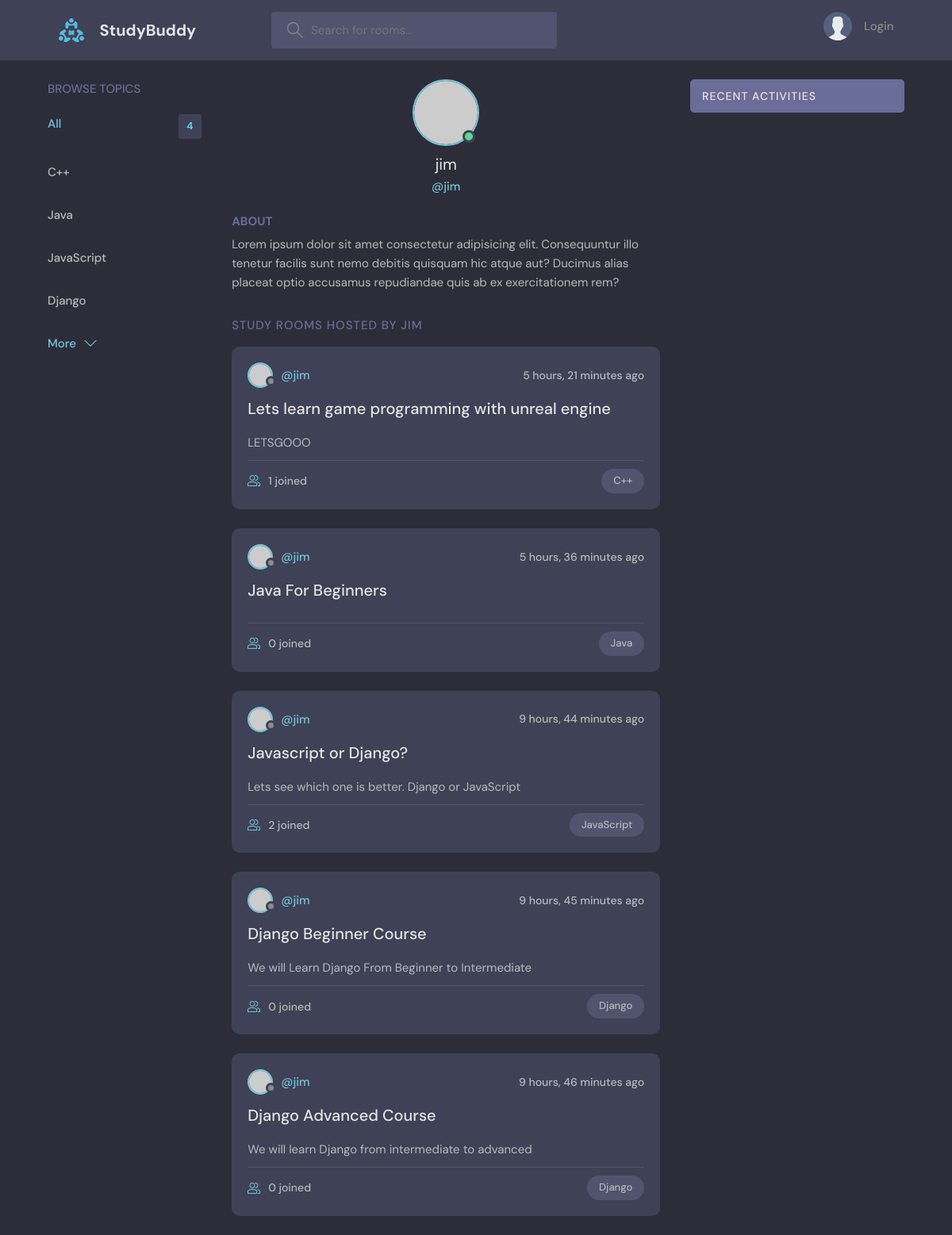
Screenshot of /profile/6/ with the database file from the repository.
### base/models.py (models this page shows, shortened)
class Topic(models.Model):
    name = models.CharField(max_length=200)

class Room(models.Model):
    host = models.ForeignKey(User, on_delete=models.SET_NULL, null=True)
    topic = models.ForeignKey(Topic, on_delete=models.SET_NULL, null=True)
    name = models.CharField(max_length=50)
    description = models.TextField(max_length=50, null=True, blank=True)
    participants = models.ManyToManyField(User, related_name="participants", blank=True)
    updated = models.DateTimeField(auto_now=True)
    created = models.DateTimeField(auto_now_add=True)
    class Meta:
        ordering = ["-updated", "-created"]

### base/views.py (the view)
# urls.py: path("profile/<str:pk>/", views.userProfile, name="user-profile"),
def userProfile(request, pk):
    q = request.GET.get("q") if request.GET.get("q") != None else ""
    user = User.objects.get(id=pk)
    rooms = user.room_set.filter(topic__name__icontains=q)  # type: ignore
    room_messages = user.message_set.filter(  # type: ignore
        Q(room__topic__name__icontains=q)
        | Q(room__name__icontains=q)
        | Q(user__username__icontains=q)
    )
    t = []
    for n in user.room_set.all():  # type: ignore
        if n.topic.name not in t:
            t.append(n.topic.name)
    room_topics_count = len(t)
    context = {
        "user": user,
        "rooms": rooms,
        "room_messages": room_messages,
        "room_topics_count": room_topics_count,
        "room_topics_names": t,
    }
    return render(request, "base/profile.html", context)

### base/templates/base/profile.html (shortened to what this page needs)
{% extends 'main.html' %}
{% block content %}
  <main class="profile-page layout layout--3">
    <div class="container">
      {% include "base/topics_component.html" %}
      <div class="roomList">
        <div class="profile">
          <div class="profile__avatar">
            <div class="avatar avatar--large active">
              <img src="https://randomuser.me/api/portraits/men/11.jpg" />
            </div>
          </div>
          <div class="profile__info">
            <h3>{{user.username}}</h3>
            <p>@{{user.username}}</p>
          </div>
          <div class="profile__about">
            <h3>About</h3>
            <p>
              Lorem ipsum dolor sit amet consectetur adipisicing elit. Consequuntur illo tenetur
              facilis sunt nemo debitis quisquam hic atque aut? Ducimus alias placeat optio
              accusamus repudiandae quis ab ex exercitationem rem?
            </p>
          </div>
        </div>
        <div class="roomList__header">
          <div>
            <h2>Study Rooms Hosted by {{user.username}}</a>
            </h2>
          </div>
        </div>
        {% include "base/feed_component.html" %}
      </div >
      {% include 'base/activity_component.html' %}
    </div>
  </main>
{% endblock content %}

### base/templates/base/topics_component.html
<div class="topics">
    <div class="topics__header">
      <h2>Browse Topics</h2>
    </div>
    <ul class="topics__list">
      <li>
        {% if request.path == '/' %}
          <a href="{% url 'home' %}" class="active">All <span> {{topics.count}} </span></a>
        {% else %}
          <a href="{% url 'user-profile' user.id %}" class="active">All <span> {{room_topics_count}} </span></a>
        {% endif %}
      </li>
      {% if request.path == '/' %}
        {% for topic in topics  %}
          <li>
              <a href="{% url 'home'%}?q={{topic.name}}">{{topic.name}} <span>{{topic.room_set.all.count}}</span></a>
          </li>
        {% endfor %}
      {% else %}
          {% for topic_name  in room_topics_names  %}
          <li>
            <a href="{% url 'user-profile' user.id%}?q={{topic_name}}">{{topic_name}}</a>
          </li>
          {% endfor %}
      {% endif %}
    </ul>
    <a class="btn btn--link" href="{% url 'topics' %}">
      More
      <svg version="1.1" xmlns="http://www.w3.org/2000/svg" width="32" height="32" viewBox="0 0 32 32">
        <title>chevron-down</title>
        <path d="M16 21l-13-13h-3l16 16 16-16h-3l-13 13z"></path>
      </svg>
    </a>
  </div>

### base/templates/base/feed_component.html (shortened to what this page needs)
    {% for room in rooms %}
        <div class="roomListRoom">
        <div class="roomListRoom__header">
            <a href="{% url 'user-profile' room.host.id%}" class="roomListRoom__author">
            <div class="avatar avatar--small">
                <img src="https://randomuser.me/api/portraits/women/11.jpg" />
            </div>
            <span>@{{room.host.username}}</span>
            </a>
            <div class="roomListRoom__actions">
            <span>{{room.created|timesince}} ago</span>
            </div>
        </div>
        <div class="roomListRoom__content">
            <a href="{% url 'room' room.id %}">{{room.name}}</a>
            <p>
                {{room.description}}
            </p>
        </div>
        <div class="roomListRoom__meta">
            <a href="{% url 'room' room.id %}" class="roomListRoom__joined">
            {{room.participants.count}} joined
            </a>
            <p class="roomListRoom__topic">{{room.topic.name}}</p>
        </div>
        </div>
    {% endfor %}

### rows the page displays
Topic: room_topics_names "C++"
Topic: room_topics_names "Java"
Topic: room_topics_names "JavaScript"
Topic: room_topics_names "Django"
Room: host.username "jim", created "5 hours, 21 minutes", name "Lets learn game programming with unreal engine", description "LETSGOOO", participants.count "1", topic.name "C++"
Room: host.username "jim", created "5 hours, 36 minutes", name "Java For Beginners", participants.count "0", topic.name "Java"
Room: host.username "jim", created "9 hours, 44 minutes", name "Javascript or Django?", description "Lets see which one is better. Django or JavaScript", participants.count "2", topic.name "JavaScript"
Room: host.username "jim", created "9 hours, 45 minutes", name "Django Beginner Course", description "We will Learn Django From Beginner to Intermediate", participants.count "0", topic.name "Django"
Room: host.username "jim", created "9 hours, 46 minutes", name "Django Advanced Course", description "We will learn Django from intermediate to advanced", participants.count "0", topic.name "Django"

### other values shown
{{ room_topics_count }} "4"
{{ user.username }} "jim"
{{ user.username }} "JIM"
